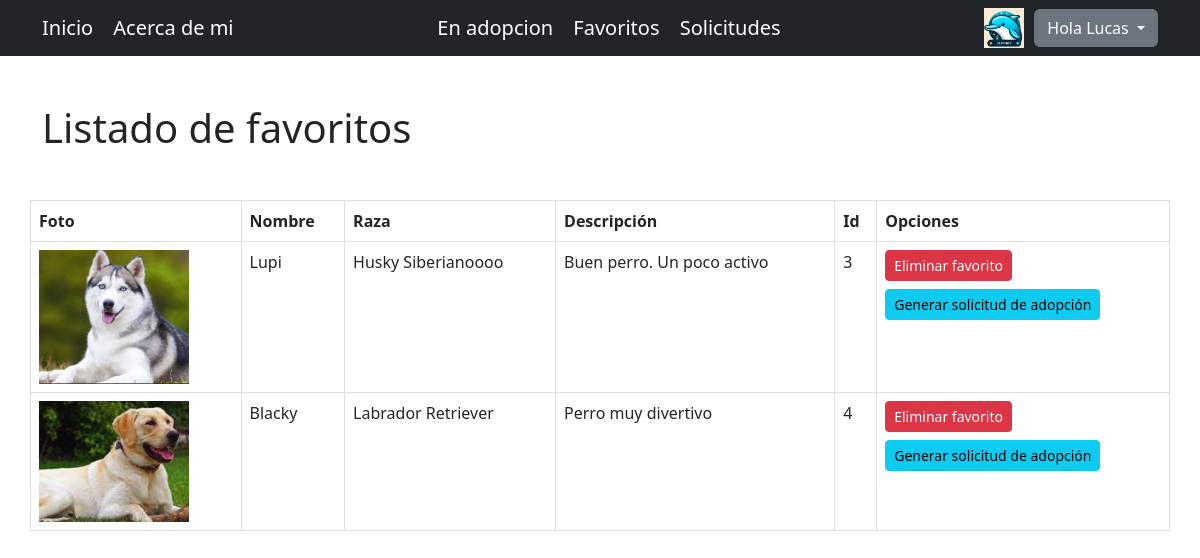
The page /listar_favorito/ (signed in) on the database its author committed.
### app_proyecto/models.py (models this page shows, shortened)
class Avatar(models.Model):
    usuario =models.OneToOneField(User, on_delete=models.CASCADE)
    imagen = models.ImageField(upload_to="avatares", null=True, blank=True)

class Mascotas_Favoritas(models.Model):
    usuario = models.ForeignKey(User, on_delete=models.CASCADE)
    mascota = models.ForeignKey(Mascota, on_delete=models.CASCADE)

class Mascota(models.Model):
    TIPO = [('PERRO', 'Perro'),('GATO', 'Gato'),('OTRO', 'Otro'),]
    nombre = models.CharField(max_length=50)
    raza = models.ForeignKey(Raza, on_delete=models.CASCADE)
    tipo = models.CharField(max_length=10, choices=TIPO)
    descripcion = models.TextField()
    foto = models.ImageField(upload_to='fotos', null=True, blank=True, default=None)
    disponible = models.BooleanField(default=True)

class Raza(models.Model):
    nombre = models.CharField(max_length=100)
    origen = models.CharField(max_length=100)
    tamanio_promedio = models.CharField(max_length=50)
    esperanza_de_vida = models.IntegerField()
    descripcion = models.TextField()
    def __str__(self):
        return self.nombre

### app_proyecto/views.py (the view)
# urls.py: path("listar_favorito/", listar_favoritos, name="Listar_Favorito"),
@login_required
def listar_favoritos(request):
    favoritos = Mascotas_Favoritas.objects.filter(usuario=request.user)
    return render(request, "favoritos/listar_favoritos.html", {"favoritos": favoritos})

### app_proyecto/templates/favoritos/listar_favoritos.html
{% extends "app_proyecto/padre.html" %}
{% load static %}
{% block titulo %}
<h1>Listado de favoritos</h1>
<br><br>
{% endblock %}
{% block contenido %}
<br>
<br>
<table class="table table-bordered">
    <thead>
      <tr>
        <th scope="col">Foto</th>
        <th scope="col">Nombre</th>
        <th scope="col">Raza</th>
        <th scope="col">Descripción</th>
        <th scope="col">Id</th>
        <th scope="col">Opciones</th>
       </tr>
    </thead>
    <tbody>
      {% for valor in favoritos %}
      <tr>
        {% if valor.mascota.foto %}
        <td><img src="{{valor.mascota.foto.url}}" alt="foto no disponible" style= "max-width: 150px"></td>
        {% else %}
        <td>Foto no disponible</td>
        {% endif %}
         <td>{{valor.mascota.nombre}}</td>
        <td>{{valor.mascota.raza}}</td>
        <td>{{valor.mascota.descripcion}}</td>
        <td>{{valor.mascota.id}}</td>
        <td>
         <div><a href="{% url 'Eliminar_Favorito' valor.id %}" class="btn btn-danger btn-sm">Eliminar favorito</a></div>
         <div> <a href="{% url 'Crear_Solicitud' valor.mascota.id %}" class="btn btn-info btn-sm mt-2">Generar solicitud de adopción</a></div>
        </td>
        </tr>
        {% endfor %}
    </tbody>
  </table>
{% endblock %}

### app_proyecto/templates/app_proyecto/padre.html (shortened to what this page needs)
<!DOCTYPE html>
<html lang="es">
<head>
    <link href="https://cdn.jsdelivr.net/npm/bootstrap@5.3.0-alpha1/dist/css/bootstrap.min.css" rel="stylesheet">
</head>
<body>
    <nav class="navbar navbar-dark bg-dark bg-light static-top">
        <div class="container">
            <div class="navbar-brand-group">
                <a class="navbar-brand" href="{% url 'Home' %}">Inicio</a>
                <a class="navbar-brand" href="{% url 'About' %}">Acerca de mi</a>
            </div>
            {% if user.is_authenticated %}
            <div class="navbar-brand-group">
                <a class="navbar-brand" href="{% url 'En_Adopcion' %}">En adopcion</a>
                {% if not request.user.is_superuser %}
                <a class="navbar-brand" href="{% url 'Listar_Favorito' %}">Favoritos</a>
                {% endif %}
                <a class="navbar-brand" href="{% url 'Listar_Solicitud' %}">Solicitudes</a>
            </div>
            <div class="navbar-brand-group d-flex align-items-center">
                <img src="{{user.avatar.imagen.url}}" width="40px" height="40px" alt="default.png" style="margin-right: 10px;">
                <div class="dropdown">
                    <button class="btn btn-secondary dropdown-toggle" type="button" id="dropdownMenuButton" data-bs-toggle="dropdown" aria-expanded="false">
                        Hola {{user.first_name}}
                    </button>
                </div>
            </div>
            {% else %}
            <div class="navbar-brand-group" style="text-align: right;">
                <a class="btn btn-primary" href="{% url 'Registrar' %}">Registrarse</a>
                <a class="btn btn-primary" href="{% url 'Loguin' %}">Iniciar Sesion</a>
            </div>
            {% endif %}
        </div>
    </nav>
<div class="container my-5">
  <div class="row">
    {% block titulo %}
    {% endblock titulo %}
    {% block contenido %}
    {% endblock contenido %}
  </div>
</div>
</body>
</html>

### rows shown on the page
Mascotas_Favoritas: mascota.foto (picture), mascota.nombre "Lupi", mascota.raza "Husky Siberianoooo", mascota.descripcion "Buen perro. Un poco activo", mascota.id "3"
Mascotas_Favoritas: mascota.foto (picture), mascota.nombre "Blacky", mascota.raza "Labrador Retriever", mascota.descripcion "Perro muy divertivo", mascota.id "4"

### other values the page prints
{{ user.first_name }} "Lucas"
